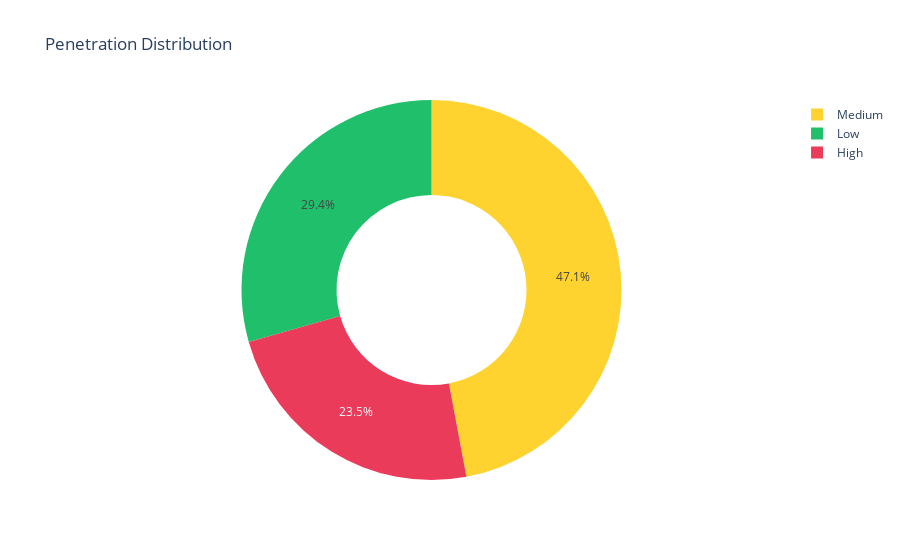

Notebook source saved alongside this figure:
### Markdown cell above
# How much penetration do the game's weapons have?

### Code cell
pen_type = dict(Counter(df['Wall Penetration']))
pen_type = {'Penetration': list(pen_type.keys()), 'count': list(pen_type.values())}

colors_pie = ['#fed330', '#20bf6b', '#eb3b5a']

fig_pen = px.pie(pen_type, values = 'count', names = 'Penetration', title = 'Penetration Distribution', hole = .5, color_discrete_sequence = colors_pie)
fig_pen.show()

### Figure 1 — Plotly figure (JSON) as saved in the notebook; plotly's stock layout.template omitted (floating-point values rounded to 4 significant figures)
{"data": [{"domain": {"x": [0, 1], "y": [0, 1]}, "hole": 0.5, "hovertemplate": "Penetration=%{label}<br>count=%{value}<extra></extra>", "labels": ["Low", "Medium", "High"], "legendgroup": "", "name": "", "showlegend": true, "type": "pie", "values": [5, 8, 4]}], "layout": {"legend": {"tracegroupgap": 0}, "piecolorway": ["#fed330", "#20bf6b", "#eb3b5a"], "title": {"text": "Penetration Distribution"}}}
